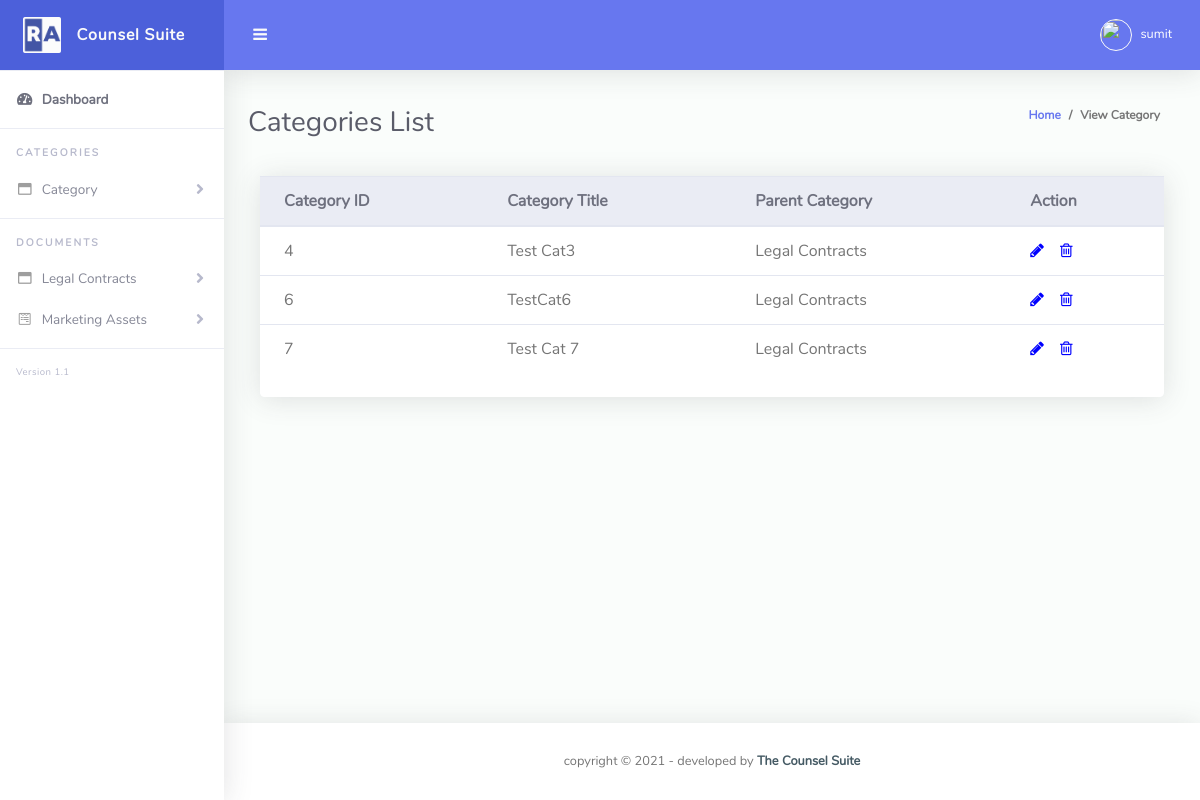
Before: /admin/Pages/view_category.php (signed in) with the older database file.
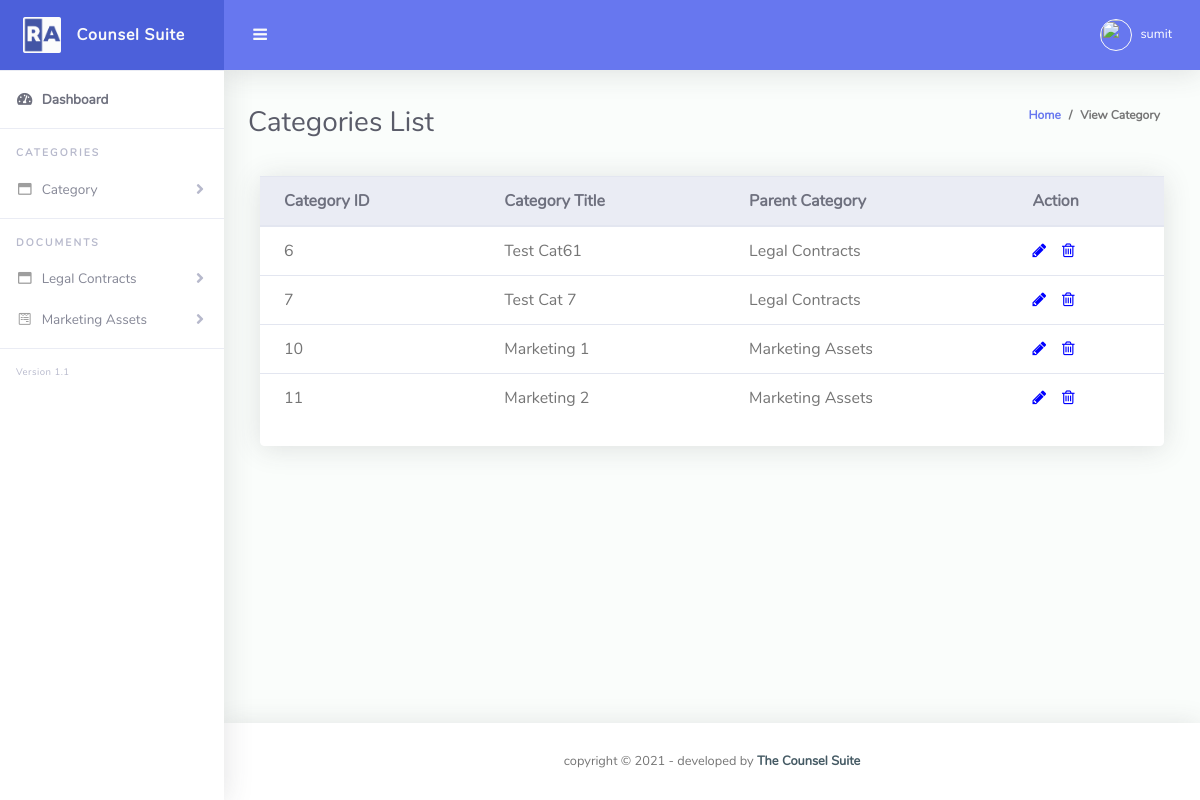
After: the same page with the newer database file.
### tables this page shows
CREATE TABLE `categories` (
  `cat_id` int(255) NOT NULL,
  `cat_name` varchar(255) NOT NULL,
  `cat_parentcat` varchar(100) NOT NULL,
  `admin_id` varchar(100) NOT NULL
);

### admin/Pages/view_category.php (the view, shortened to what the changed rows need)
<?php
require_once '../../database/config.php';
$mysqli = new mysqli($hn,$un,"",$db);
if ($mysqli -> connect_errno) {
  echo "Failed to connect to MySQL: " . $mysqli -> connect_error;
  exit();
}
else
{
  $sql = "SELECT * FROM categories";
  $result = $mysqli->query($sql);
}
?>
<!DOCTYPE html>
<html lang="en">
<head>
  <link href="../vendor/fontawesome-free/css/all.min.css" rel="stylesheet" type="text/css">
  <link href="../vendor/bootstrap/css/bootstrap.min.css" rel="stylesheet" type="text/css">
  <link href="../css/ruang-admin.min.css" rel="stylesheet">
  <link rel="stylesheet" href="https://cdnjs.cloudflare.com/ajax/libs/font-awesome/4.7.0/css/font-awesome.min.css">
</head>
<body id="page-top">
  <div id="wrapper">
    <div id="content-wrapper" class="d-flex flex-column">
      <div id="content">
        <div class="container-fluid" id="container-wrapper">
          <div class="d-sm-flex align-items-center justify-content-between mb-4">
            <h1 class="h3 mb-0 text-gray-800">Categories List</h1>
          </div>
            <div class="col-lg-12 mb-4">
              <div class="card">
                <div class="table-responsive">
                  <table class="table align-items-center table-flush">
                    <thead class="thead-light">
                      <tr>
                        <th>Category ID</th>
                        <th>Category Title</th>
                        <th>Parent Category</th>
                        <th>Action</th>
                      </tr>
                    </thead>
                    <tbody>
                      <?php
                      if ($result->num_rows > 0) {
                        while($row = $result->fetch_assoc()) {
                          echo "<tr>";
                          echo "<td>".$row['cat_id']."</td>";
                          echo "<td>".$row['cat_name']."</td>";
                          if($row['cat_parentcat']=="legal")
                          {
                            echo "<td>"."Legal Contracts"."</td>";
                          }
                          else if($row['cat_parentcat']=="marketing")
                          {
                            echo "<td>"."Marketing Assets"."</td>";
                          }
                          echo "<td>";
                          echo '<a href="edit_category.php?id='.$row["cat_id"].'"><i class="fa fa-pencil"style="color: blue;" aria-hidden="true"></i></a>';
                          echo '<a href="delete_category.php?id='.$row["cat_id"].'"><i class="fa fa-trash-o" style="color: blue; padding-left: 1rem;" aria-hidden="true"></i></a>';
                          echo "</td>";
                          echo "</tr>";
                        }
                      } else {
                        echo "0 results";
                      }
                      ?>
                    </tbody>
                  </table>
                </div>
              </div>
            </div>
        </div>
      </div>
    </div>
  </div>
</body>
</html>

Changed rows visible on the page:
removed categories: cat_id "4", cat_name "Test Cat3", cat_parentcat "Legal Contracts"
changed categories id 6: cat_name "TestCat6" → "Test Cat61"
added categories: cat_id "10", cat_name "Marketing 1", cat_parentcat "Marketing Assets"
added categories: cat_id "11", cat_name "Marketing 2", cat_parentcat "Marketing Assets"
